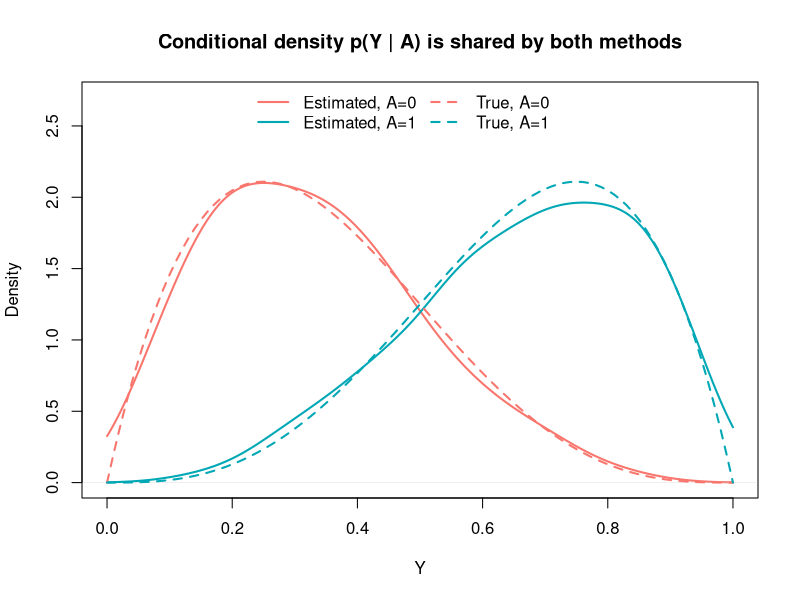
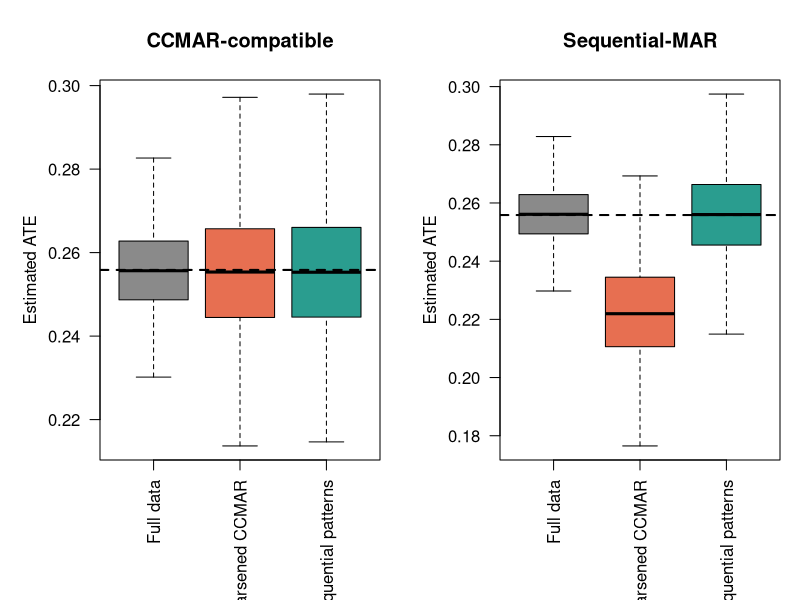

Reproduce these figures in R, in order.
# q = 2 monotone sequential-MAR extension of
# https://github.com/alexlevis/flex-ate-confounders-MAR
#
# This script keeps the repository's data-generating law for (A,Y,L1,L2),
# replaces the single complete-case indicator S with sequential indicators
# R1 and R2, and compares:
#   1) coarsening to S = R1*R2, and
#   2) retaining the L1-only pattern (R1,R2) = (1,0).
#
# The causal score and conditional regressions are evaluated from the known
# simulation law. This deliberately isolates the missingness layer. The
# accompanying manuscript proves the corresponding observed-data EIF and the
# repository also includes a preliminary cross-fitted nuisance implementation.

set.seed(20260831)

sigma_L2 <- 1.25
n <- as.integer(Sys.getenv("N_SAMPLE", unset = "2500"))
B <- as.integer(Sys.getenv("N_REPS", unset = "1000"))
out_dir <- Sys.getenv("OUT_DIR", unset = ".")
dir.create(out_dir, recursive = TRUE, showWarnings = FALSE)

expit <- plogis

l1_prob <- function(a, y) {
  expit(-0.6 + 0.5 * a + 0.25 * y + 0.1 * a * y)
}

draw_full_data <- function(n) {
  A <- rbinom(n, 1, 0.5)
  Y <- rbeta(n,
             shape1 = ifelse(A == 0, 2, 4),
             shape2 = ifelse(A == 0, 4, 2))
  p_L1 <- l1_prob(A, Y)
  L1 <- rbinom(n, 1, p_L1)
  L2 <- rnorm(n, A + Y + 2.5 * L1 * Y, sigma_L2)
  data.frame(A = A, Y = Y, L1 = L1, L2 = L2, p_L1 = p_L1)
}

trapz_rows <- function(mat, dx) {
  rowSums((mat[, -1, drop = FALSE] +
             mat[, -ncol(mat), drop = FALSE]) * 0.5) * dx
}

# ---------------------------------------------------------------------------
# Exact full-data causal score under the repository DGP
# ---------------------------------------------------------------------------

y_grid <- seq(1e-6, 1 - 1e-6, length.out = 801)
l2_grid <- seq(-7, 14, length.out = 3001)
dy <- y_grid[2] - y_grid[1]
dl2 <- l2_grid[2] - l2_grid[1]

m_grid <- list()
fL_grid <- list()

for (a in 0:1) {
  f_y <- dbeta(y_grid,
               shape1 = ifelse(a == 0, 2, 4),
               shape2 = ifelse(a == 0, 4, 2))
  p1 <- l1_prob(a, y_grid)
  for (l1 in 0:1) {
    f_l1 <- if (l1 == 1) p1 else 1 - p1
    mean_l2 <- a + y_grid + 2.5 * l1 * y_grid
    normal_mat <- vapply(
      seq_along(y_grid),
      function(j) dnorm(l2_grid, mean_l2[j], sigma_L2),
      numeric(length(l2_grid))
    )
    joint <- sweep(normal_mat, 2, f_y * f_l1, `*`)
    den <- trapz_rows(joint, dy)
    num <- trapz_rows(sweep(joint, 2, y_grid, `*`), dy)
    key <- paste(a, l1, sep = "_")
    fL_grid[[key]] <- den
    m_grid[[key]] <- num / pmax(den, 1e-300)
  }
}

e_grid <- list()
f_marginal_grid <- list()
for (l1 in 0:1) {
  f0 <- fL_grid[[paste(0, l1, sep = "_")]]
  f1 <- fL_grid[[paste(1, l1, sep = "_")]]
  e_grid[[as.character(l1)]] <- f1 / pmax(f0 + f1, 1e-300)
  f_marginal_grid[[as.character(l1)]] <- 0.5 * (f0 + f1)
}

trapz <- function(x, y) {
  sum(diff(x) * (head(y, -1) + tail(y, -1)) * 0.5)
}

psi <- numeric(2)
for (a in 0:1) {
  psi[a + 1] <- sum(vapply(0:1, function(l1) {
    trapz(l2_grid,
          m_grid[[paste(a, l1, sep = "_")]] *
            f_marginal_grid[[as.character(l1)]])
  }, numeric(1)))
}
truth <- psi[2] - psi[1]

interp_l2 <- function(values, x) {
  approx(l2_grid, values, xout = x, rule = 2, ties = "ordered")$y
}

causal_score <- function(A, Y, L1, L2) {
  ans <- numeric(length(Y))
  for (level in 0:1) {
    keep <- L1 == level
    if (!any(keep)) next
    m0 <- interp_l2(m_grid[[paste(0, level, sep = "_")]], L2[keep])
    m1 <- interp_l2(m_grid[[paste(1, level, sep = "_")]], L2[keep])
    e1 <- interp_l2(e_grid[[as.character(level)]], L2[keep])
    e1 <- pmin(pmax(e1, 1e-6), 1 - 1e-6)
    d1 <- m1 + (A[keep] == 1) * (Y[keep] - m1) / e1
    d0 <- m0 + (A[keep] == 0) * (Y[keep] - m0) / (1 - e1)
    ans[keep] <- d1 - d0
  }
  ans
}

# ---------------------------------------------------------------------------
# Q1(A,Y,L1) = E[G | A,Y,L1] and Q0(A,Y) = E[G | A,Y]
# ---------------------------------------------------------------------------

gh_nodes <- c(
  -5.3874808900112328, -4.6036824495507442, -3.9447640401156252,
  -3.3478545673832163, -2.7888060584281305, -2.2549740020892757,
  -1.7385377121165861, -1.2340762153953231, -0.73747372854539439,
  -0.24534070830090124, 0.24534070830090124, 0.73747372854539439,
  1.2340762153953231, 1.7385377121165861, 2.2549740020892757,
  2.7888060584281305, 3.3478545673832163, 3.9447640401156252,
  4.6036824495507442, 5.3874808900112328
)
gh_weights <- c(
  1.2578006724379234e-13, 2.4820623623151755e-10,
  6.127490259982928e-08, 4.402121090230851e-06,
  0.00012882627996192928, 0.00183010313108049,
  0.013997837447101022, 0.061506372063976897,
  0.16173933398399998, 0.26079306344955488,
  0.26079306344955488, 0.16173933398399998,
  0.061506372063976897, 0.013997837447101022,
  0.00183010313108049, 0.00012882627996192928,
  4.402121090230851e-06, 6.127490259982928e-08,
  2.4820623623151755e-10, 1.2578006724379234e-13
)

cond_y_grid <- seq(1e-6, 1 - 1e-6, length.out = 1001)
Q1_grid <- list()
Q0_grid <- list()

for (a in 0:1) {
  for (l1 in 0:1) {
    center <- a + cond_y_grid + 2.5 * l1 * cond_y_grid
    l2_nodes <- outer(center, sqrt(2) * sigma_L2 * gh_nodes, `+`)
    yy <- rep(cond_y_grid, each = length(gh_nodes))
    gg <- causal_score(
      A = rep(a, length(yy)),
      Y = yy,
      L1 = rep(l1, length(yy)),
      L2 = as.vector(t(l2_nodes))
    )
    gg_mat <- matrix(gg, nrow = length(cond_y_grid), byrow = TRUE)
    Q1_grid[[paste(a, l1, sep = "_")]] <- as.vector(gg_mat %*% gh_weights)
  }
  p1 <- l1_prob(a, cond_y_grid)
  Q0_grid[[as.character(a)]] <-
    (1 - p1) * Q1_grid[[paste(a, 0, sep = "_")]] +
    p1 * Q1_grid[[paste(a, 1, sep = "_")]]
}

interp_y <- function(values, y) {
  approx(cond_y_grid, values, xout = y, rule = 2, ties = "ordered")$y
}

predict_Q <- function(A, Y, L1) {
  Q0 <- Q1_L0 <- Q1_L1 <- numeric(length(Y))
  for (a in 0:1) {
    keep <- A == a
    Q0[keep] <- interp_y(Q0_grid[[as.character(a)]], Y[keep])
    Q1_L0[keep] <- interp_y(Q1_grid[[paste(a, 0, sep = "_")]], Y[keep])
    Q1_L1[keep] <- interp_y(Q1_grid[[paste(a, 1, sep = "_")]], Y[keep])
  }
  list(Q0 = Q0, Q1 = ifelse(L1 == 1, Q1_L1, Q1_L0))
}

# ---------------------------------------------------------------------------
# Missingness mechanisms and estimators
# ---------------------------------------------------------------------------

missingness_probabilities <- function(scenario, A, Y, L1) {
  # Most records reveal L1, while many still lack L2. This makes the partial
  # pattern common enough to reveal the information lost by coarsening.
  pi1 <- expit(2.00 + 0.10 * A + 0.10 * Y)
  if (scenario == "CCMAR-compatible") {
    pi2 <- expit(-1.10 + 0.10 * A + 0.10 * Y)
    piS <- pi1 * pi2
  } else if (scenario == "Sequential-MAR") {
    pi2 <- expit(-1.90 + 0.10 * A + 0.10 * Y + 2.20 * L1)
    p1 <- l1_prob(A, Y)
    pi2_L0 <- expit(-1.90 + 0.10 * A + 0.10 * Y)
    pi2_L1 <- expit(-1.90 + 0.10 * A + 0.10 * Y + 2.20)
    piS <- pi1 * ((1 - p1) * pi2_L0 + p1 * pi2_L1)
  } else {
    stop("Unknown scenario")
  }
  list(pi1 = pi1, pi2 = pi2, piS = piS)
}

run_one <- function(scenario, n) {
  dat <- draw_full_data(n)
  G <- with(dat, causal_score(A, Y, L1, L2))
  QQ <- with(dat, predict_Q(A, Y, L1))
  pp <- with(dat, missingness_probabilities(scenario, A, Y, L1))

  R1 <- rbinom(n, 1, pp$pi1)
  R2 <- R1 * rbinom(n, 1, pp$pi2)
  S <- R1 * R2

  # Coarsened complete/incomplete estimating function.
  H_ccmar <- QQ$Q0 + S / pp$piS * (G - QQ$Q0)

  # New q=2 monotone sequential-MAR estimating function:
  # Q0 + R1/pi1 (Q1-Q0) + R1*R2/(pi1*pi2) (G-Q1).
  H_seq <- QQ$Q0 +
    R1 / pp$pi1 * (QQ$Q1 - QQ$Q0) +
    S / (pp$pi1 * pp$pi2) * (G - QQ$Q1)

  estimates <- c(
    `Full data` = mean(G),
    `Coarsened CCMAR` = mean(H_ccmar),
    `Sequential patterns` = mean(H_seq)
  )
  ses <- c(
    `Full data` = sd(G) / sqrt(n),
    `Coarsened CCMAR` = sd(H_ccmar) / sqrt(n),
    `Sequential patterns` = sd(H_seq) / sqrt(n)
  )
  patterns <- c(
    `R1=1,R2=1` = mean(R1 == 1 & R2 == 1),
    `R1=1,R2=0` = mean(R1 == 1 & R2 == 0),
    `R1=0,R2=0` = mean(R1 == 0)
  )
  list(estimates = estimates, ses = ses, patterns = patterns)
}

scenarios <- c("CCMAR-compatible", "Sequential-MAR")
replicate_rows <- vector("list", length(scenarios) * B)
pattern_rows <- vector("list", length(scenarios) * B)
row_id <- 1

for (scenario in scenarios) {
  for (b in seq_len(B)) {
    ans <- run_one(scenario, n)
    replicate_rows[[row_id]] <- data.frame(
      scenario = scenario,
      replicate = b,
      est_full = ans$estimates["Full data"],
      est_ccmar = ans$estimates["Coarsened CCMAR"],
      est_sequential = ans$estimates["Sequential patterns"],
      se_full = ans$ses["Full data"],
      se_ccmar = ans$ses["Coarsened CCMAR"],
      se_sequential = ans$ses["Sequential patterns"],
      row.names = NULL
    )
    pattern_rows[[row_id]] <- data.frame(
      scenario = scenario,
      replicate = b,
      complete = ans$patterns["R1=1,R2=1"],
      L1_only = ans$patterns["R1=1,R2=0"],
      neither = ans$patterns["R1=0,R2=0"],
      row.names = NULL
    )
    row_id <- row_id + 1
  }
}

replicates <- do.call(rbind, replicate_rows)
patterns <- do.call(rbind, pattern_rows)

method_map <- list(
  `Full data` = c(est = "est_full", se = "se_full"),
  `Coarsened CCMAR` = c(est = "est_ccmar", se = "se_ccmar"),
  `Sequential patterns` = c(est = "est_sequential", se = "se_sequential")
)

summary_rows <- list()
k <- 1
for (scenario in scenarios) {
  ss <- replicates[replicates$scenario == scenario, ]
  for (method in names(method_map)) {
    est <- ss[[method_map[[method]]["est"]]]
    se <- ss[[method_map[[method]]["se"]]]
    summary_rows[[k]] <- data.frame(
      scenario = scenario,
      method = method,
      mean_estimate = mean(est),
      bias = mean(est) - truth,
      empirical_sd = sd(est),
      rmse = sqrt(mean((est - truth)^2)),
      mean_se = mean(se),
      coverage_95 = mean(est - 1.96 * se <= truth & truth <= est + 1.96 * se)
    )
    k <- k + 1
  }
}
summary_table <- do.call(rbind, summary_rows)
summary_table$variance_ratio_ccmar_over_seq <- NA_real_
for (scenario in scenarios) {
  cc_sd <- summary_table$empirical_sd[
    summary_table$scenario == scenario & summary_table$method == "Coarsened CCMAR"
  ]
  keep <- summary_table$scenario == scenario & summary_table$method == "Sequential patterns"
  summary_table$variance_ratio_ccmar_over_seq[keep] <-
    (cc_sd / summary_table$empirical_sd[keep])^2
}

pattern_summary <- aggregate(
  cbind(complete, L1_only, neither) ~ scenario,
  data = patterns,
  FUN = mean
)

write.csv(replicates, file.path(out_dir, "simulation_replicates_R.csv"), row.names = FALSE)
write.csv(summary_table, file.path(out_dir, "simulation_summary_R.csv"), row.names = FALSE)
write.csv(pattern_summary, file.path(out_dir, "pattern_proportions_R.csv"), row.names = FALSE)
write.csv(data.frame(psi0 = psi[1], psi1 = psi[2], ATE = truth),
          file.path(out_dir, "truth_R.csv"), row.names = FALSE)

# Figure corresponding to the repository's Figure 1. The sequential extension
# does not change p(Y|A), because A and Y are fully observed for every record.
fig_dat <- draw_full_data(n)
png(file.path(out_dir, "figure1_mu_shared_R.png"), width = 1800, height = 1100, res = 220)
den0 <- density(fig_dat$Y[fig_dat$A == 0], from = 0, to = 1, bw = 0.055)
den1 <- density(fig_dat$Y[fig_dat$A == 1], from = 0, to = 1, bw = 0.055)
plot(den0, col = "#F8766D", lwd = 2, ylim = c(0, 2.7),
     main = "Conditional density p(Y | A) is shared by both methods",
     xlab = "Y", ylab = "Density")
lines(den1, col = "#00A7B5", lwd = 2)
curve(dbeta(x, 2, 4), add = TRUE, col = "#F8766D", lty = 2, lwd = 2)
curve(dbeta(x, 4, 2), add = TRUE, col = "#00A7B5", lty = 2, lwd = 2)
legend("top", ncol = 2, bty = "n",
       legend = c("Estimated, A=0", "Estimated, A=1", "True, A=0", "True, A=1"),
       col = c("#F8766D", "#00A7B5", "#F8766D", "#00A7B5"),
       lty = c(1, 1, 2, 2), lwd = 2)
dev.off()

png(file.path(out_dir, "estimator_comparison_R.png"), width = 2300, height = 1100, res = 220)
par(mfrow = c(1, 2), mar = c(7, 5, 4, 1))
for (scenario in scenarios) {
  ss <- replicates[replicates$scenario == scenario, ]
  boxplot(
    list(
      `Full data` = ss$est_full,
      `Coarsened CCMAR` = ss$est_ccmar,
      `Sequential patterns` = ss$est_sequential
    ),
    col = c("#8A8A8A", "#E76F51", "#2A9D8F"),
    las = 2, ylab = "Estimated ATE", main = scenario,
    outline = FALSE
  )
  abline(h = truth, lty = 2, lwd = 2)
}
dev.off()

cat(sprintf("Truth: psi0=%.6f, psi1=%.6f, ATE=%.6f\n", psi[1], psi[2], truth))
print(summary_table, digits = 5, row.names = FALSE)
print(pattern_summary, digits = 4, row.names = FALSE)
